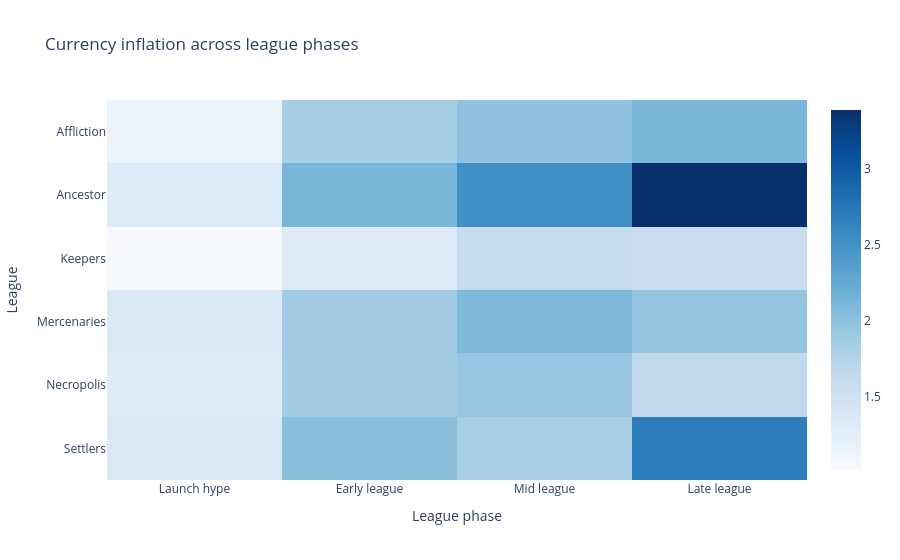

The notebook cell saved with this chart:
### Code cell
heatmap_data = (league_phase_summary.pivot(index="League", columns="Phase", values="avg_inflation").reindex(columns=phase_order))
fig = px.imshow(heatmap_data,aspect="auto",color_continuous_scale="Blues",title="Currency inflation across league phases")
fig.update_layout(xaxis_title="League phase",yaxis_title="League")
fig.show()

### Figure 1 — Plotly figure (JSON) as saved in the notebook; plotly's stock layout.template omitted (floating-point values rounded to 4 significant figures)
{"data": [{"coloraxis": "coloraxis", "hovertemplate": "Phase: %{x}<br>League: %{y}<br>color: %{z}<extra></extra>", "name": "0", "type": "heatmap", "x": ["Launch hype", "Early league", "Mid league", "Late league"], "xaxis": "x", "y": ["Affliction", "Ancestor", "Keepers", "Mercenaries", "Necropolis", "Settlers"], "yaxis": "y", "z": [[1.154, 1.844, 1.993, 2.108], [1.328, 2.118, 2.519, 3.386], [1.022, 1.312, 1.619, 1.568], [1.361, 1.896, 2.096, 1.96], [1.317, 1.872, 1.946, 1.644], [1.368, 2.016, 1.825, 2.678]]}], "layout": {"coloraxis": {"colorscale": [[0, "rgb(247,251,255)"], [0.125, "rgb(222,235,247)"], [0.25, "rgb(198,219,239)"], [0.375, "rgb(158,202,225)"], [0.5, "rgb(107,174,214)"], [0.625, "rgb(66,146,198)"], [0.75, "rgb(33,113,181)"], [0.875, "rgb(8,81,156)"], [1, "rgb(8,48,107)"]]}, "title": {"text": "Currency inflation across league phases"}, "xaxis": {"anchor": "y", "domain": [0, 1], "title": {"text": "League phase"}}, "yaxis": {"anchor": "x", "autorange": "reversed", "domain": [0, 1], "title": {"text": "League"}}}}
